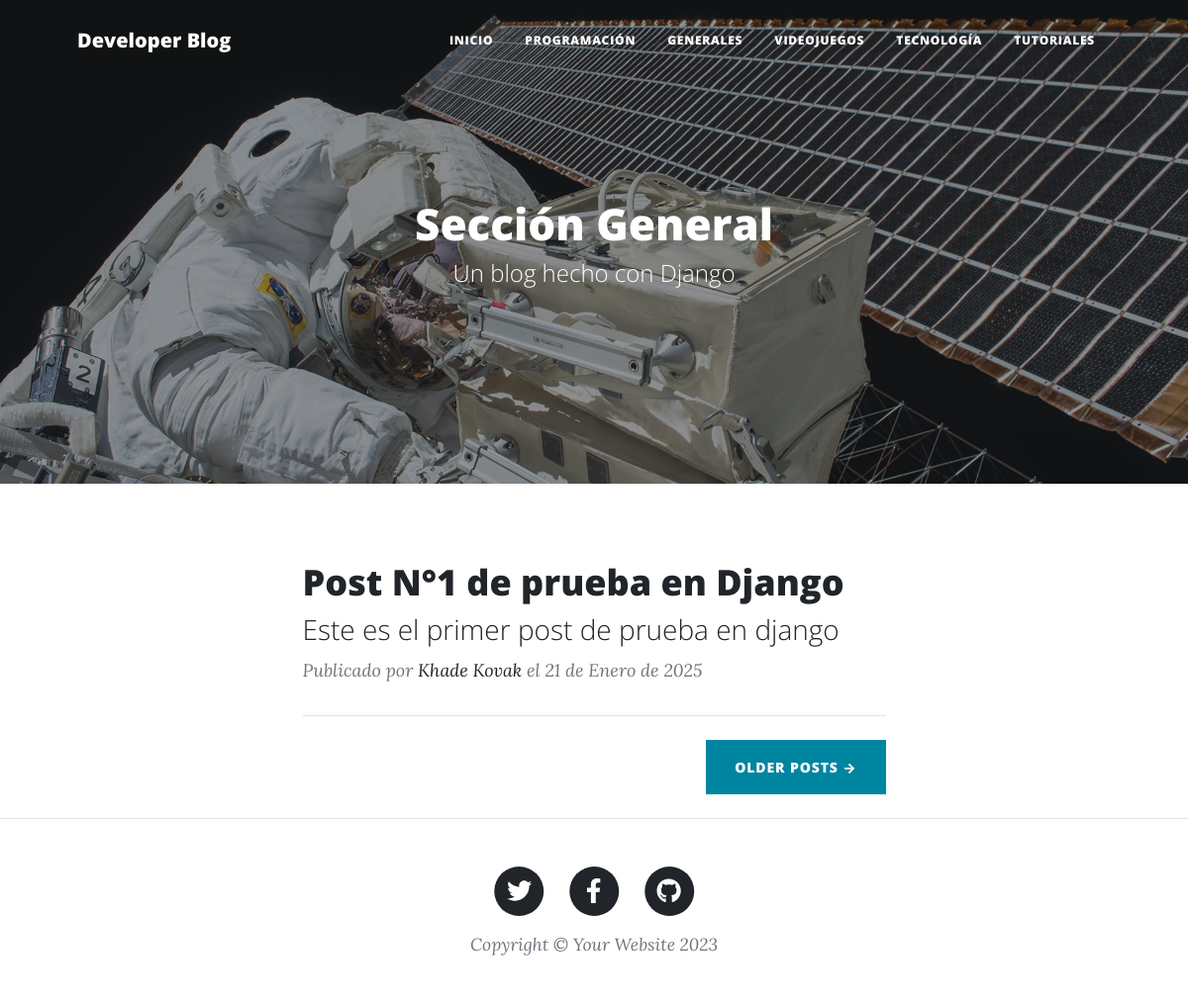
The page /generales/ on the database its author committed.
### aplicaciones/blog/models.py (models this page shows, shortened)
class Post(models.Model):
    id = models.AutoField(primary_key=True)
    titulo = models.CharField('Título',max_length=90,blank=False,null=False)
    slug = models.CharField('Slug',max_length=100,blank=False,null=False)
    descripcion = models.CharField('Descripción',max_length=110,blank=False,null=False)
    contenido = CKEditor5Field('Text', config_name='extends')
    imagen = models.URLField(max_length=255,blank=False,null=False)
    autor = models.ForeignKey(Autor, on_delete = models.CASCADE)
    categoria = models.ForeignKey(Categoria, on_delete = models.CASCADE)
    estado = models.BooleanField('Publicado/No Publicado', default = True)
    fecha_creacion = models.DateField('Fecha de Creación', auto_now=False, auto_now_add=True)
    class Meta:
        verbose_name = 'Post'
        verbose_name_plural = 'Posts'

class Autor(models.Model):
    id = models.AutoField(primary_key=True)
    nombres = models.CharField('Nombres del Autor', max_length=255,null=False,blank=False)
    apellidos = models.CharField('Apellido del Autor',max_length=255,null=False,blank=False)
    facebook = models.URLField('Facebook',null=True,blank=True)
    twitter = models.URLField('Twitter',null=True,blank=True)
    instagram = models.URLField('Instagram',null=True,blank=True)
    web = models.URLField('Web',null=True,blank=True)
    correo = models.EmailField('Correo electrónico',null=False,blank=False)
    estado = models.BooleanField('Autor Activo/No Activo',default=True)
    fecha_creacion = models.DateField('Fecha de Creación', auto_now = False, auto_now_add=True)
    class Meta:
        verbose_name = 'Autor'
        verbose_name_plural = 'Autores'
    def __str__(self):
        return "{0} {1}".format(self.nombres,self.apellidos)

### aplicaciones/blog/views.py (the view)
# urls.py: path('generales/', views.generales, name='generales'),
def generales(request):
    posts = Post.objects.filter(
        estado = True,
        categoria = Categoria.objects.get(nombre__iexact = "General")
    )
    context = {
        'posts':posts,
        'imagen_url': static('assets/img/post-bg.jpg')
    }
    return render(request, 'generales.html', context)

### templates/generales.html (shortened to what this page needs)
{% extends 'index.html' %}
{% block titulo_principal%}
Sección General
{% endblock titulo_principal%}

### templates/index.html (shortened to what this page needs)
{% load static %}
<!DOCTYPE html>
<html lang="en">
    <head>
        <link href="{% static 'css/styles.css' %}" rel="stylesheet" />
    </head>
    <body>
        <nav class="navbar navbar-expand-lg navbar-light" id="mainNav">
            <div class="container px-4 px-lg-5">
                <a class="navbar-brand" href="{% url 'index' %}">Developer Blog</a>
                <div class="collapse navbar-collapse" id="navbarResponsive">
                    <ul class="navbar-nav ms-auto py-4 py-lg-0">
                        <li class="nav-item"><a class="nav-link px-lg-3 py-3 py-lg-4" href="{% url 'index' %}">Inicio</a></li>
                        <li class="nav-item"><a class="nav-link px-lg-3 py-3 py-lg-4" href="{% url 'programacion' %}">Programación</a></li>
                        <li class="nav-item"><a class="nav-link px-lg-3 py-3 py-lg-4" href="{% url 'generales' %}">Generales</a></li>
                        <li class="nav-item"><a class="nav-link px-lg-3 py-3 py-lg-4" href="{% url 'videojuegos' %}">Videojuegos</a></li>
                        <li class="nav-item"><a class="nav-link px-lg-3 py-3 py-lg-4" href="{% url 'tecnologia' %}">Tecnología</a></li>
                        <li class="nav-item"><a class="nav-link px-lg-3 py-3 py-lg-4" href="{% url 'tutoriales' %}">Tutoriales</a></li>
                    </ul>
                </div>
            </div>
        </nav>
        <header class="masthead" style="background-image: url('{{ imagen_url }}')">
            <div class="container position-relative px-4 px-lg-5">
                <div class="row gx-4 gx-lg-5 justify-content-center">
                    <div class="col-md-10 col-lg-8 col-xl-7">
                        <div class="site-heading">
                            <h2 style="font-size: 44px;">{% block titulo_principal %}Bienvenidos a mi Blog{% endblock titulo_principal %}</h2>
                            <span class="subheading">{% block subtitulo_principal %}Un blog hecho con Django{% endblock subtitulo_principal %}</span>
                        </div>
                    </div>
                </div>
            </div>
        </header>
        {% block contenido %}
        <div class="container px-4 px-lg-5">
            <div class="row gx-4 gx-lg-5 justify-content-center">
                <div class="col-md-10 col-lg-8 col-xl-7">
                    {% if posts %}
                        {% for post in posts %}
                        <div class="post-preview">
                            <a href="{% url 'detalle_post' post.slug %}">
                                <h2 class="post-title">{{post.titulo}}</h2>
                                <h3 class="post-subtitle">{{post.descripcion}}</h3>
                            </a>
                            <p class="post-meta">
                                Publicado por
                                <a href="#!">{{post.autor}}</a>
                                el {{post.fecha_creacion}}
                            </p>
                        </div>
                        <hr class="my-4" />
                        {% endfor %}
                    <div class="d-flex justify-content-end mb-4"><a class="btn btn-primary text-uppercase" href="#!">Older Posts →</a></div>
                    {% else %}
                    <div class="post-preview">
                        <h1 class="post-title">No existen post registrados</h1>
                        <p class="post-meta">¡Vaya! Parece que el autor del blog eliminó todas sus publicaciones.</p>
                    </div>
                    {% endif %}
                </div>
            </div>
        </div>
        {% endblock contenido %}
        <footer class="border-top">
            <div class="container px-4 px-lg-5">
                <div class="row gx-4 gx-lg-5 justify-content-center">
                    <div class="col-md-10 col-lg-8 col-xl-7">
                        <ul class="list-inline text-center">
                            <li class="list-inline-item">
                                <a href="#!">
                                    <span class="fa-stack fa-lg">
                                        <i class="fas fa-circle fa-stack-2x"></i>
                                        <i class="fab fa-twitter fa-stack-1x fa-inverse"></i>
                                    </span>
                                </a>
                            </li>
                            <li class="list-inline-item">
                                <a href="#!">
                                    <span class="fa-stack fa-lg">
                                        <i class="fas fa-circle fa-stack-2x"></i>
                                        <i class="fab fa-facebook-f fa-stack-1x fa-inverse"></i>
                                    </span>
                                </a>
                            </li>
                            <li class="list-inline-item">
                                <a href="#!">
                                    <span class="fa-stack fa-lg">
                                        <i class="fas fa-circle fa-stack-2x"></i>
                                        <i class="fab fa-github fa-stack-1x fa-inverse"></i>
                                    </span>
                                </a>
                            </li>
                        </ul>
                        <div class="small text-center text-muted fst-italic">Copyright &copy; Your Website 2023</div>
                    </div>
                </div>
            </div>
        </footer>
    </body>
</html>

### rows shown on the page
Post: titulo "Post N°1 de prueba en Django", descripcion "Este es el primer post de prueba en django", autor "Khade Kovak", fecha_creacion "21 de Enero de 2025"
